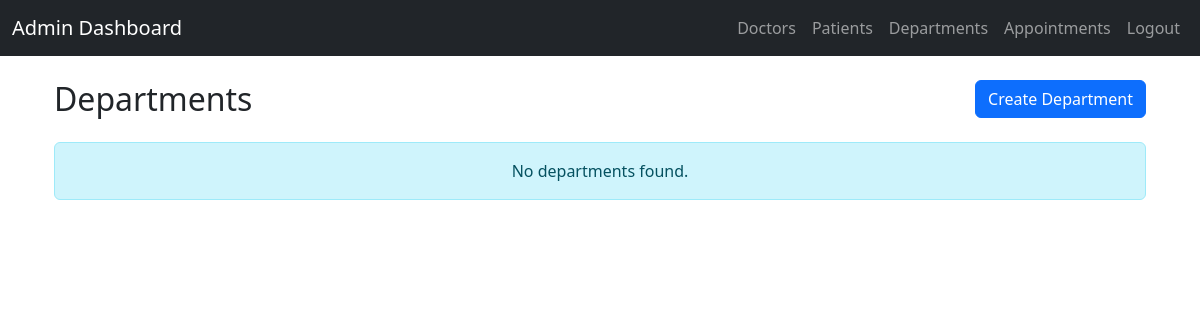
The app's page /admin/departments (signed in), older data.
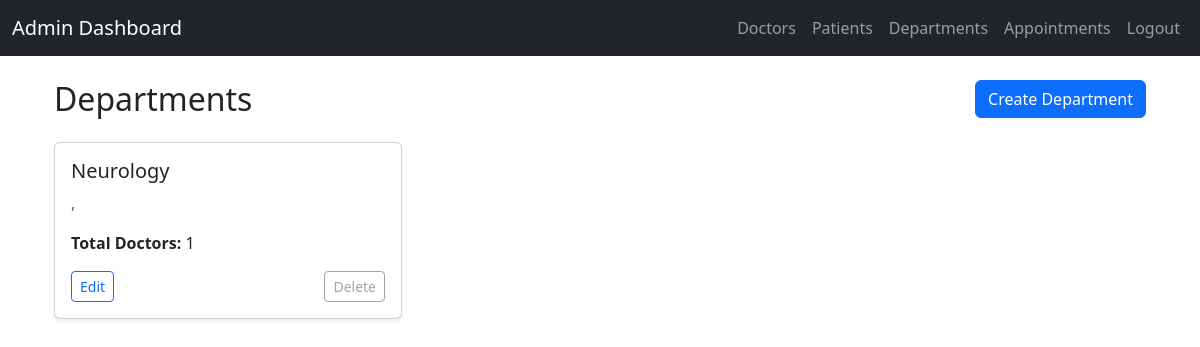
The same page, newer data.
### controller/models.py (models this page shows)
class Department(db.Model):
    __tablename__='department'
    department_id=db.Column(db.Integer,primary_key=True,autoincrement=True)
    name=db.Column(db.String(50), nullable=False,unique=True)
    description=db.Column(db.Text, nullable=False)
    doctors = db.relationship('Doctor', back_populates='department',uselist=True)

### controller/admin_routes.py (the view)
@admin.route('/departments')
@login_required
def admin_departments():
    if current_user.role.role != 'Admin':
        flash("You are not authorized to perform this action.", "danger")
        return redirect(url_for('main.dashboard'))
    else:
        departments=Department.query.all()
        return render_template('Admin/admin_department.html',departments=departments)

### app.py (called while the page is built)
@app.before_request
def force_logout_blacklisted():
    if current_user.is_authenticated and current_user.blacklisted:
        logout_user()
        flash("Your account has been disabled.", "danger")
        return redirect(url_for('main.home'))

### controller/routes.py (called while the page is built)
@login_manager.user_loader
def load_user(user_id):
    return User.query.get(int(user_id))

### templates/Admin/admin_department.html (shortened to what this page needs)
{% extends 'Admin/base.html' %}
{% block content %}
<div class="container mt-4">
    <div class="d-flex justify-content-between align-items-center mb-4">
        <h2 class="mb-0">Departments</h2>
        <a href="{{ url_for('admin.admin_create_department') }}" class="btn btn-primary">
             Create Department
        </a>
    </div>
    {% if departments %}
        <div class="row">
            {% for dept in departments %}
                <div class="col-md-6 col-lg-4 mb-4">
                    <div class="card shadow-sm h-100">
                        <div class="card-body d-flex flex-column">
                            <h5 class="card-title">{{ dept.name }}</h5>
                            <p class="card-text text-muted">{{ dept.description }}</p>
                            <p><strong>Total Doctors:</strong> {{ dept.doctors|length}}</p>
                            <div class="mt-auto d-flex justify-content-between">
                                <a href="{{ url_for('admin.admin_edit_department', department_id=dept.department_id) }}"
                                   class="btn btn-sm btn-outline-primary">
                                    Edit
                                </a>
                                {% if dept.doctors|length == 0 %}
                                    <form action="{{ url_for('admin.admin_delete_department', department_id=dept.department_id) }}" method="POST" onsubmit="return confirm('Are you sure you want to delete this department?');">
                                        <button type="submit" class="btn btn-sm btn-outline-danger">Delete</button>
                                    </form>
                                {% else %}
                                    <button class="btn btn-sm btn-outline-secondary" disabled title="Cannot delete department with assigned doctors">
                                        Delete
                                    </button>
                                {% endif %}
                            </div>
                        </div>
                    </div>
                </div>
            {% endfor %}
        </div>
    {% else %}
        <div class="alert alert-info text-center">No departments found.</div>
    {% endif %}
</div>
{% endblock %}

Row changes from the older to the newer data that the page shows:
added Department: name "Neurology", description ",", doctors|length "1"
Text that changed along with them:
text no longer shown: "No departments found."
